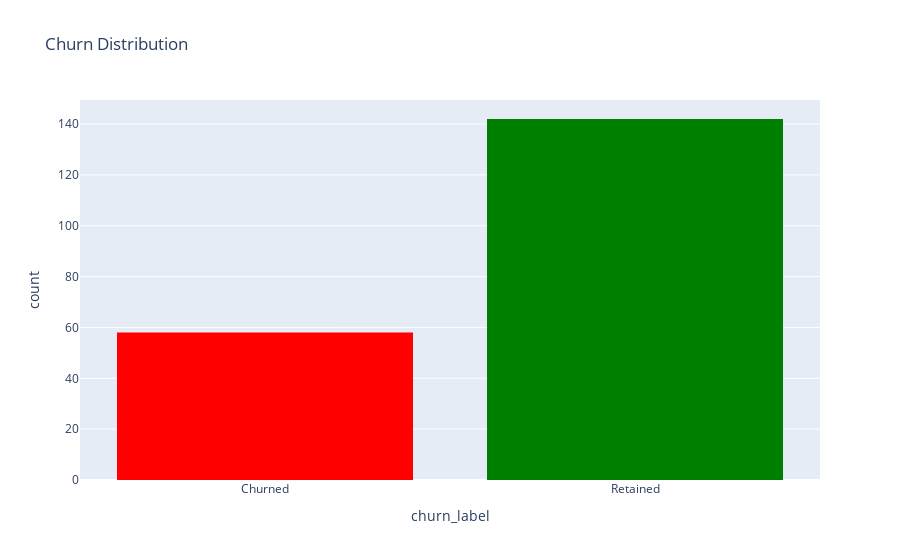

Notebook source saved alongside this figure:
### Markdown cell above
1. Churn Distribution and Class Imbalance
- Bar plot: Show churned vs non-churned customers.

- Pie chart (interactive): For quick stakeholder snapshots.

### Code cell
# Rename churn column to categorical for better legends
df['churn_label'] = df['churn'].map({0.0: 'Retained', 1.0: 'Churned'})

# 1. Churn Distribution (Bar)
fig1 = px.histogram(df, x='churn_label', color='churn_label',
                    title='Churn Distribution', 
                    color_discrete_map={'Retained': 'green', 'Churned': 'red'})
fig1.update_layout(showlegend=False)

fig1.show()




# Bar chart of churn
sns.countplot(data=df, x='churn_label', palette={'Retained': 'green', 'Churned': 'red'})
plt.title("Churn Distribution")
plt.xlabel("Customer Status")
plt.ylabel("Count")
plt.show()

### Figure 1 — Plotly figure (JSON) as saved in the notebook; plotly's stock layout.template omitted (floating-point values rounded to 4 significant figures; data arrays with more than 128 entries replaced by an {"elided": "..."} marker saying what was removed)
{"data": [{"alignmentgroup": "True", "bingroup": "x", "hovertemplate": "churn_label=%{x}<br>count=%{y}<extra></extra>", "legendgroup": "Churned", "marker": {"color": "red", "pattern": {"shape": ""}}, "name": "Churned", "offsetgroup": "Churned", "orientation": "v", "showlegend": true, "type": "histogram", "x": ["Churned", "Churned", "Churned", "Churned", "Churned", "Churned", "Churned", "Churned", "Churned", "Churned", "Churned", "Churned", "Churned", "Churned", "Churned", "Churned", "Churned", "Churned", "Churned", "Churned", "Churned", "Churned", "Churned", "Churned", "Churned", "Churned", "Churned", "Churned", "Churned", "Churned", "Churned", "Churned", "Churned", "Churned", "Churned", "Churned", "Churned", "Churned", "Churned", "Churned", "Churned", "Churned", "Churned", "Churned", "Churned", "Churned", "Churned", "Churned", "Churned", "Churned", "Churned", "Churned", "Churned", "Churned", "Churned", "Churned", "Churned", "Churned"], "xaxis": "x", "yaxis": "y"}, {"alignmentgroup": "True", "bingroup": "x", "hovertemplate": "churn_label=%{x}<br>count=%{y}<extra></extra>", "legendgroup": "Retained", "marker": {"color": "green", "pattern": {"shape": ""}}, "name": "Retained", "offsetgroup": "Retained", "orientation": "v", "showlegend": true, "type": "histogram", "x": {"elided": "142 str values"}, "xaxis": "x", "yaxis": "y"}], "layout": {"barmode": "relative", "legend": {"title": {"text": "churn_label"}, "tracegroupgap": 0}, "showlegend": false, "title": {"text": "Churn Distribution"}, "xaxis": {"anchor": "y", "categoryarray": ["Churned", "Retained"], "categoryorder": "array", "domain": [0, 1], "title": {"text": "churn_label"}}, "yaxis": {"anchor": "x", "domain": [0, 1], "title": {"text": "count"}}}}
